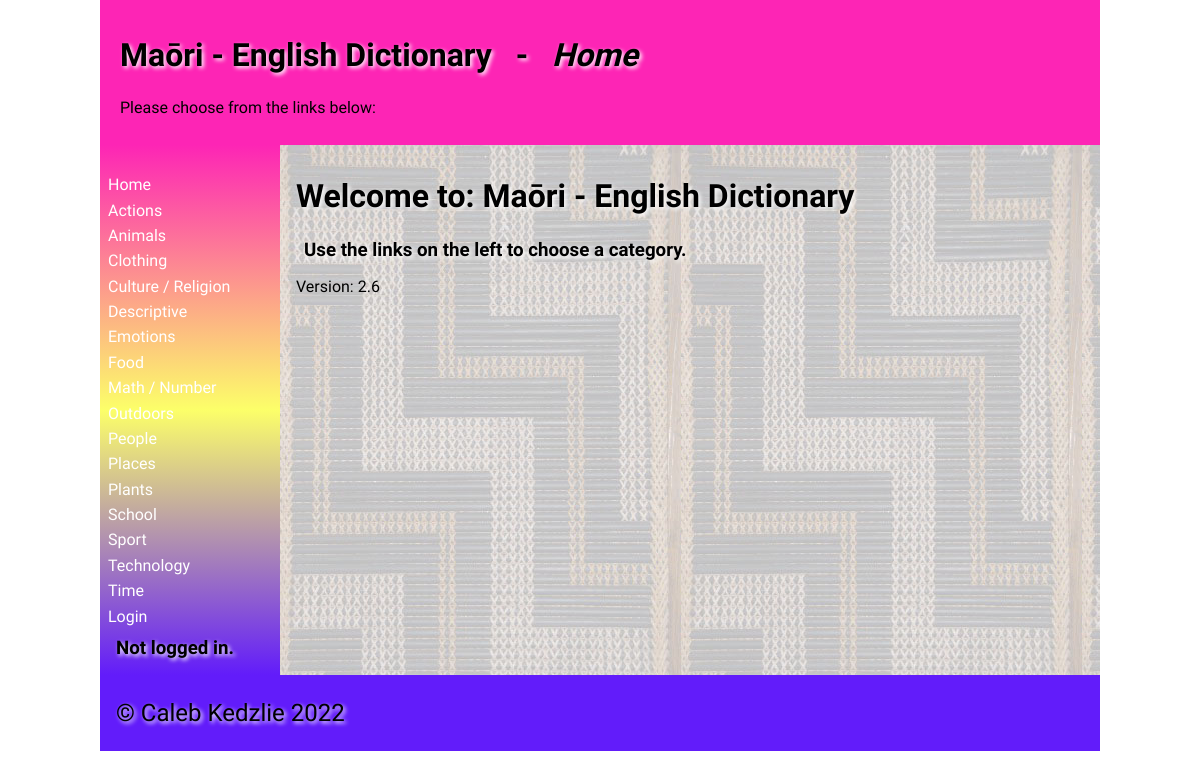
The page / on the database its author committed.
### tables this page shows
CREATE TABLE categories
(
	id integer /*autoincrement needs PK*/,
	category varchar(30)
, link varchar(30));

### app.py (the view)
@app.route('/')
def render_homepage():
    return render_template('home.html', table=get_dictionary(), categories=get_categories(), users=get_users(),
                           logged_in=is_logged_in(), name=session.get('first_name'), admin=session.get('admin'))

### app.py (called while the page is built)
def create_connection(db_file):
    try:
        connection = sqlite3.connect(db_file)
        print(connection)
        return connection
    except Error as e:
        print(e)
    return None

def get_dictionary():
    con = create_connection(DB_NAME)
    query = "SELECT id, maori, english, category, definition, level FROM dictionary"
    cur = con.cursor()
    cur.execute(query)
    table = cur.fetchall()
    con.close()
    return table

def get_categories():
    con = create_connection(DB_NAME)
    query = "SELECT category, link FROM categories"
    cur = con.cursor()
    cur.execute(query)
    categories_table = cur.fetchall()
    con.close()
    return categories_table

def get_users():
    con = create_connection(DB_NAME)
    query = "SELECT fname, lname, admin FROM users"
    cur = con.cursor()
    cur.execute(query)
    user_table = cur.fetchall()
    con.close()
    return user_table

def is_logged_in():
    if session.get('email') is None:
        print("Currently not logged in")
        return False
    else:
        print("Currently logged in")
        return True

### templates/home.html (shortened to what this page needs)
{% extends "base.html" %}
{% block heading %}Maōri - English Dictionary &#160;&#160;-&#160;&#160; <em>Home</em>{% endblock %}
{% block main %}
<h1>Welcome to: Maōri - English Dictionary</h1>
<h3>Use the links on the left to choose a category.</h3>
<p>Version: 2.6</p>
{% endblock %}

### templates/base.html (shortened to what this page needs)
<!doctype html>
<html lang="en">
<head>
	<link href="{{ url_for('static', filename='css/style.css') }}" rel="stylesheet">
</head>
<body>
	<div id="container">
		<header>
			<div class="header">
				<h1>{% block heading %}{% endblock %}</h1>
				<p>Please choose from the links below:</p>
			</div>
		</header>
		<nav>
			<ul>
				<li><a href="\">Home</a></li>
				{% for category, link in categories %}
				<li><a href="\main\{{ link }}">{{ category }}</a></li>
        		{% endfor %}
				{% if logged_in: %}
					<li><a href="\logout">Logout</a></li>
					<span></span>
					<h3>Account: {{ name }} <em>Admin: {{ admin }}</em></h3>
				{% else: %}
					<li><a href="\login">Login</a></li>
					<h3>Not logged in.</h3>
				{% endif %}
			</ul>
		</nav>
		<main>
            {% block main %}{% endblock %}
        </main>
		<footer>
			<p>&copy; Caleb Kedzlie 2022</p>
		</footer>
	</div>
</body>
</html>

### static/css/style.css (style rules this page uses)
* { font-family: Comfortaa, sans-serif; margin: 0; padding: 0; box-sizing: border-box; }
#container { display: grid; grid-template-columns: 75px auto; grid-template-areas: 'nav header' 'main main' 'footer footer'; }
header { display: flex; flex-wrap: wrap; padding:20px; grid-area: header; background-color: #fd25b5; }
nav { grid-area: nav; }
main { grid-area: main; padding: 1rem; background-color: #edd; }
h1, h2 { padding: 1rem 0; font-family: 'Suez One', serif; color: #000; text-shadow: 2px 2px 4px #fff; }
h3, h4 { padding: 0.5rem; font-family: 'Suez One', serif; color: #000; text-shadow: 2px 2px 4px #fff; }
p { padding: 0.5rem 0; }
a { color: #222; }
footer { grid-area: footer; padding: 1rem; background-color: #621cfa; }
footer p { color: #000; text-shadow: 2px 2px 4px #fff; font-size: 1.5rem; }
@media only screen and (min-width: 768px) { #container { grid-template-columns: 180px auto; grid-template-areas: 'header header' 'nav main' 'footer footer'; } }
@media only screen and (min-width: 768px) { nav { background: linear-gradient(180deg, rgb(253, 37, 181) 0%, rgb(252, 255, 105) 50%, rgb(98, 28, 250) 100%); padding: 0.5rem; } }
@media only screen and (min-width: 768px) { nav ul { list-style: none; } }
@media only screen and (min-width: 768px) { nav li { padding: 0.2rem 0; } }
@media only screen and (min-width: 768px) { nav a { color: #fff; text-decoration: none; } }
@media only screen and (min-width: 768px) { main { background-image: url('/static/images/poutama.jpg'); } }
@media only screen and (min-width: 1000px) { #container { width: 1000px; margin: auto; } }

### rows shown on the page
categories: category "Actions"
categories: category "Animals"
categories: category "Clothing"
categories: category "Culture / Religion"
categories: category "Descriptive"
categories: category "Emotions"
categories: category "Food"
categories: category "Math / Number"
categories: category "Outdoors"
categories: category "People"
categories: category "Places"
categories: category "Plants"
categories: category "School"
categories: category "Sport"
categories: category "Technology"
categories: category "Time"
